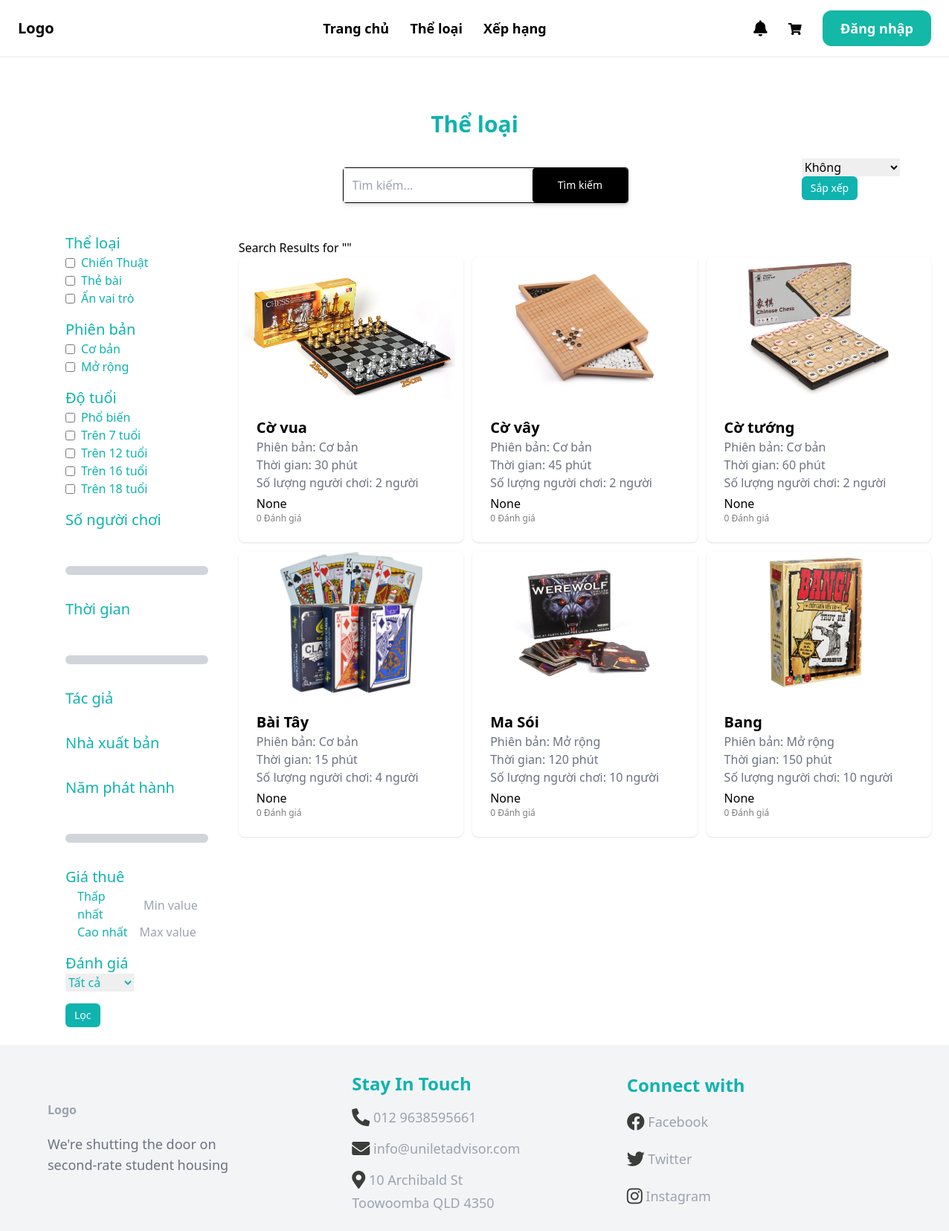
The page /boardgames/search/ on the database its author committed.
### boardgame/models.py (models this page shows, shortened)
class Category(models.Model):
    title = models.CharField(max_length=100, default=None)
    cid = ShortUUIDField(unique=True, primary_key=True, prefix="cat", alphabet='1234567890', length=2, max_length=6)
    description = models.TextField(null=True, blank=True)
    class Meta:
        verbose_name_plural = 'Category'

class Version(models.Model):
    title = models.CharField(max_length=100, default=None)
    vid = ShortUUIDField(unique=True, primary_key=True, prefix="ver", alphabet='1234567890', length=2, max_length=6)
    description = models.TextField(null=True, blank=True)
    class Meta:
        verbose_name_plural = 'Version'
    def __str__(self):
        return self.title

class Boardgame(models.Model):
    AGE_RATINGS = (
        ('G', 'Phổ biến'),
        ('7+', 'Trên 7 tuổi'),
        ('12+', 'Trên 12 tuổi'),
        ('16+', 'Trên 16 tuổi'),
        ('18+', 'Trên 18 tuổi'),
    )
    STATUS_BG = (
        ('out_of_stock', 'Boardgame này đã hết'),
        ('stocking', 'Boardgame này vẫn còn'),
    )
    bgid = ShortUUIDField(unique=True, primary_key=True, prefix="bg", alphabet='1234567890', length=2, max_length=6)
    user = models.ForeignKey(User, on_delete=models.SET_NULL, null=True)
    date = models.DateTimeField(default=timezone.now)
    category= models.ForeignKey(Category, on_delete=models.SET_NULL, null=True)
    version = models.ForeignKey(Version, on_delete=models.SET_NULL, null=True)
    title = models.CharField(max_length=100)
    image = models.ImageField(upload_to="user_directory_path")
    description = models.TextField(null=True, blank=True, default="This is the boardgame")
    rule = models.TextField(null=True, blank=True, default="This is rule for boardgame")
    age_rating = models.CharField(choices=AGE_RATINGS, max_length=5, default="G")
    people = models.IntegerField()
    play_time = models.IntegerField()
    price = models.DecimalField(max_digits=99999999999999, decimal_places=2)
    author = models.ForeignKey(Author, on_delete=models.SET_NULL, null=True, blank=True)
    producer = models.ForeignKey(Producer, on_delete=models.SET_NULL, null=True, blank=True)
    publication_year = models.IntegerField(default="2000")
    boardgame_status = models.CharField(choices=STATUS_BG, max_length=20, default="out_of_stock")
    in_stock = models.PositiveIntegerField(default=0)
    order = models.PositiveIntegerField(default=0)
    rental = models.PositiveIntegerField(default=0)
    total = models.PositiveIntegerField(default=0)
    class Meta:
        verbose_name_plural = "Boardgame"
    def get_average_rating(self):
        return self.reviews.aggregate(avg_rating=Avg('rating'))['avg_rating']
    @property
    def draw_average_stars(self):
        if (self.get_average_rating()):
            average_stars = int(self.get_average_rating())
            return range(0,average_stars)
    @property
    def draw_non_stars(self):
        if (self.get_average_rating()):
            average_stars = int(self.get_average_rating())
            return range(0,5-average_stars)

### boardgame/views.py (the view)
# urls.py: path('search/', views.search_view, name='search'),
def search_view(request):
    if request.method == 'GET':
        query = request.GET.get('query', '')
        boardgames = search_boardgames(query)
        filters = {
            'category': request.GET.get('category', None),
            'version': request.GET.get('version', None),
            'people': request.GET.get('people', None),
            'age_rating': request.GET.get('age_rating', None),
            'play_time': request.GET.get('play_time', None),
            'author': request.GET.get('author', None),
            'producer': request.GET.get('producer', None),
            'publication_year': request.GET.get('publication_year', None),
            'rental_price_min': request.GET.get('rental_price_min', None),
            'rental_price_max': request.GET.get('rental_price_max', None),
            'rating': request.GET.get('rating', None),
        }
        boardgames = filter_boardgames(boardgames, filters)
        categorys = Category.objects.all()
        versions = Version.objects.all()
        age_rating_choices = Boardgame.AGE_RATINGS
        authors = Author.objects.all()
        producers = Producer.objects.all()
        sort_by = request.GET.get('sort_by', '')
        if sort_by:
            boardgames = sort_boardgames(boardgames, sort_by)
        context = {
            'boardgames': boardgames,
            'query': query,
            'filters': filters,
            'categorys': categorys,
            'versions': versions,
            'age_rating_choices': age_rating_choices,
            'authors': authors,
            'producers': producers,
            'sort_by': sort_by,
        }
        return render(request, 'boardgame/search.html', context)

### boardgame/views.py (called while the page is built)
def search_boardgames(query):
    boardgames = Boardgame.objects.filter(title__icontains=query)
    return boardgames

### templates/boardgame/search.html (shortened to what this page needs)
{% extends 'core/base.html' %}
{% block content %}
<div class="text-center pt-12 text-3xl font-bold text-[#0FB3AF]">Thể loại</div>
<div class="mt-6 ml-80 w-4/5 flex justify-around items-center">
    <div class="flex justify-center">
        <form action="{% url 'boardgame:search' %}" method="GET">
            <div class="mt-4 flex justify-between flex border border-black w-96 h-12 rounded shadow-md ">
                <input type="text" name="query" placeholder="Tìm kiếm..." class="w-2/3 px-3 focus:outline-none">
                <button type="submit"
                    class="w-1/3 bg-black hover:bg-[#0FB3AFCC] rounded shadow-md px-3 text-sm text-white">
                    Tìm kiếm
                </button>
            </div>
        </form>
    </div>
    <div>
        <form action="{% url 'boardgame:search' %}" method="GET">
            <select name="sort_by" id="sort_by">
                <option value="">Không</option>
            </select>
            <button type="submit"
                class="bg-[#0FB3AF] hover:bg-[#0FB3AFCC] flex justify-center items-center rounded-md px-3 text-sm text-white h-8">
                Sắp xếp
            </button>
        </form>
    </div>
</div>
<div class="grid grid-cols-5 gap-4">
    <div class="mt-10 ml-16">
        <form method="GET" action="{% url 'boardgame:search' %}">
            <div class="grid grid-cols-1 gap-4">
                <div>
                    <div class="text-[#0FB3AF] text-xl font-medium flex items-center">
                        <label for="category" class="mr-2">Thể loại</label>
                    </div>
                    {% for category in categorys %}
                    <div class="text-[#0FB3AF] text-md font-medium flex items-center">
                        <input type="checkbox" name="category[]" value="{{ category.title }}" id="{{ category.cid }}">
                        <label class="ml-2" for="{{ category.cid }}">{{ category.title }}</label>
                    </div>
                    {% endfor %}
                </div>
                <div>
                    <div class="text-[#0FB3AF] text-xl font-medium flex items-center ">
                        <label for="version" class="mr-2">Phiên bản</label>
                    </div>
                    {% for version in versions %}
                    <div class="text-[#0FB3AF] text-md font-medium flex items-center">
                        <input type="checkbox" name="version[]" value="{{ version.title }}" id="{{ version.vid }}">
                        <label class="ml-2" for="{{ version.vid }}">{{ version.title }}</label>
                    </div>
                    {% endfor %}
                </div>
                <div>
                    <div class="text-[#0FB3AF] text-xl font-medium flex items-center">
                        <label for="age_rating" class="mr-2">Độ tuổi</label>
                    </div>
                    {% for choice in age_rating_choices %}
                    <div class="text-[#0FB3AF] text-md font-medium flex items-center">
                        <input type="checkbox" name="age_rating" id="age_rating_{{ choice.0 }}" value="{{ choice.0 }}">
                        <label class="ml-2" for="age_rating_{{ choice.0 }}">{{ choice.1 }}</label>
                    </div>
                    {% endfor %}
                </div>
                <div>
                    <div class="text-[#0FB3AF] text-xl font-medium flex items-center">
                        <label for="people">Số người chơi</label>
                    </div>
                    <div id="people_slider" class="w-48 h-3 mt-12 text-sm bg-gray-300 rounded-full"></div>
                </div>
                <div>
                    <div class="mt-4 text-[#0FB3AF] text-xl font-medium flex items-center">
                        <label for="play_time">Thời gian</label>
                    </div>
                    <div id="play_time_slider" class="w-48 h-3 mt-12 text-sm bg-gray-300 rounded-full"></div>
                </div>
                <div>
                    <div class="mt-4 text-[#0FB3AF] text-xl font-medium flex items-center">
                        <label for="author">Tác giả</label>
                    </div>
                </div>
                <div>
                    <div class="mt-4 text-[#0FB3AF] text-xl font-medium flex items-center">
                        <label for="producer">Nhà xuất bản</label>
                    </div>
                </div>
                <div>
                    <div class="mt-4 text-[#0FB3AF] text-xl font-medium flex items-center">
                        <label for="publication_year">Năm phát hành</label>
                    </div>
                    <div id="publication_year_slider" class="w-48 h-3 mt-12 text-sm bg-gray-300 rounded-full"></div>
                </div>
                <div>
                    <div class="mt-4 text-[#0FB3AF] text-xl font-medium flex items-center">
                        <label for="publication_year">Giá thuê</label>
                    </div>
                    <div class="w-80 ml-4 text-[#0FB3AF] text-md font-medium flex ">
                        <label class="mr-4" for="rental_price_min">Thấp nhất</label>
                        <input type="text" id="rental_price_min" name="rental_price_min" placeholder="Min value" />
                    </div>
                    <div class="w-80 ml-4 text-[#0FB3AF] text-md font-medium flex ">
                        <label class="mr-4" for="rental_price_max">Cao nhất</label>
                        <input type="text" id="rental_price_max" name="rental_price_max" placeholder="Max value" />
                    </div>
                </div>
                <div>
                    <div class="text-[#0FB3AF] text-xl font-medium flex items-center">
                        <label for="rating">Đánh giá</label>
                    </div>
                    <div class="text-[#0FB3AF] text-md font-medium flex items-center">
                        <select name="rating" id="rating">
                            <option value="">Tất cả</option>
                        </select>
                    </div>
                </div>
            </div>
            <button type="submit"
                class="mt-4 bg-[#0FB3AF] hover:bg-[#0FB3AFCC] flex justify-center flex items-center rounded-md px-3 text-sm text-white h-8">
                Lọc
            </button>
        </form>
    </div>
    <div class="mt-12 ml-12 col-span-4">
        {% if boardgames %}
            <h1>Search Results for "{{ query }}"</h1>
            <ul>
                <div class="grid grid-cols-3 gap-3 ">
                    {% for boardgame in boardgames %}
                        <div class="shadow bg-[#ffffff] rounded-lg">
                            <a href="{% url "boardgame:detail" boardgame.bgid %}" class="boardgame-info">
                                <div>
                                    <img src="{{ boardgame.image.url }}"
                                        class="rounded-t-lg object-contain max-h-48 w-full transition " sizes="100vw">
                                </div>
                                <div class="p-6 rounded-b-xl bg-white-100">
                                    <h2 class="text-xl font-bold">{{ boardgame.title }}</h2>
                                    <p class="text-gray-500">Phiên bản: {{ boardgame.version }}</p>
                                    <p class="text-gray-500">Thời gian: {{ boardgame.play_time }} phút</p>
                                    <p class="text-gray-500">Số lượng người chơi: {{ boardgame.people }} người</p>
                                    <div class="flex items-center pt-1">
                                        {{boardgame.get_average_rating}}
                                    </div>
                                    <div class="font-thin text-[#7E7E7E] font-['Open Sans'] text-xs">
                                        {{boardgame.reviews.all.count}} Đánh giá
                                    </div>
                                </div>
                            </a>
                        </div>
                    {% endfor %}
                </div>
            </ul>
        {% else %}
            <h1>No results found for "{{ query }}"</h1>
        {% endif %}
    </div>
</div>
{% endblock %}

### rows shown on the page
Category: title "Chiến Thuật"
Category: title "Thẻ bài"
Category: title "Ẩn vai trò"
Version: title "Cơ bản"
Version: title "Mở rộng"
Boardgame: image (picture), title "Cờ vua", version "Cơ bản", play_time "30", people "2", get_average_rating "None", reviews.all.count "0"
Boardgame: image (picture), title "Cờ vây", version "Cơ bản", play_time "45", people "2", get_average_rating "None", reviews.all.count "0"
Boardgame: image (picture), title "Cờ tướng", version "Cơ bản", play_time "60", people "2", get_average_rating "None", reviews.all.count "0"
Boardgame: image (picture), title "Bài Tây", version "Cơ bản", play_time "15", people "4", get_average_rating "None", reviews.all.count "0"
Boardgame: image (picture), title "Ma Sói", version "Mở rộng", play_time "120", people "10", get_average_rating "None", reviews.all.count "0"
Boardgame: image (picture), title "Bang", version "Mở rộng", play_time "150", people "10", get_average_rating "None", reviews.all.count "0"

### other values the page prints
{{ choice.1 }} "Phổ biến" "Trên 7 tuổi" "Trên 12 tuổi" "Trên 16 tuổi" "Trên 18 tuổi"
